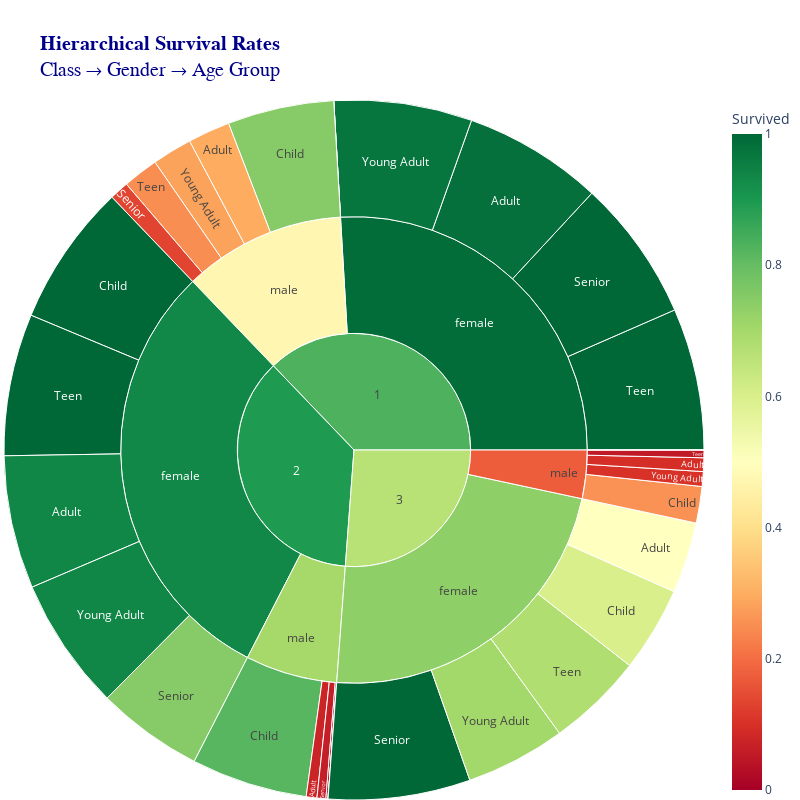

Write notebook code for a chart like this one.
### Markdown cell above
7. Interactive Sunburst Chart (Plotly)

### Code cell
import plotly.express as px

# Create hierarchical data
full_df['AgeGroup'] = pd.cut(full_df['Age'], bins=[0,12,18,30,50,80], labels=['Child','Teen','Young Adult','Adult','Senior'])


fig = px.sunburst(
    hierarchical_df,
    path=['Pclass', 'Sex', 'AgeGroup'],
    values='Survived',
    color='Survived',
    color_continuous_scale='RdYlGn',
    range_color=[0, 1],
    title='<b>Hierarchical Survival Rates</b><br>Class → Gender → Age Group',
    width=800,
    height=800
)

fig.update_layout(
    title_font=dict(size=20, family='Arial', color='darkblue'),
    margin=dict(t=100, l=0, r=0, b=0)
)

fig.show()

### Figure 1 — Plotly figure (JSON) as saved in the notebook; plotly's stock layout.template omitted (floating-point values rounded to 4 significant figures)
{"data": [{"branchvalues": "total", "customdata": [[NaN], [1.0], [0.9722], [0.9825], [1.0], [0.75], [0.25], [0.2812], [0.2973], [0.1351], [1.0], [1.0], [0.9348], [0.9375], [0.75], [0.8182], [NaN], [0.01471], [0.07547], [0.0625], [0.6], [0.6786], [0.7049], [0.5], [1.0], [0.2571], [0.05405], [0.104], [0.09574], [NaN], [0.9888], [0.4731], [0.9336], [0.6996], [0.737], [0.1742], [0.8329], [0.893], [0.665]], "domain": {"x": [0, 1], "y": [0, 1]}, "hovertemplate": "labels=%{label}<br>Survived_sum=%{value}<br>parent=%{parent}<br>id=%{id}<br>Survived=%{color}<extra></extra>", "ids": ["1/female/Child", "1/female/Teen", "1/female/Young Adult", "1/female/Adult", "1/female/Senior", "1/male/Child", "1/male/Teen", "1/male/Young Adult", "1/male/Adult", "1/male/Senior", "2/female/Child", "2/female/Teen", "2/female/Young Adult", "2/female/Adult", "2/female/Senior", "2/male/Child", "2/male/Teen", "2/male/Young Adult", "2/male/Adult", "2/male/Senior", "3/female/Child", "3/female/Teen", "3/female/Young Adult", "3/female/Adult", "3/female/Senior", "3/male/Child", "3/male/Teen", "3/male/Young Adult", "3/male/Adult", "3/male/Senior", "1/female", "1/male", "2/female", "2/male", "3/female", "3/male", "1", "2", "3"], "labels": ["Child", "Teen", "Young Adult", "Adult", "Senior", "Child", "Teen", "Young Adult", "Adult", "Senior", "Child", "Teen", "Young Adult", "Adult", "Senior", "Child", "Teen", "Young Adult", "Adult", "Senior", "Child", "Teen", "Young Adult", "Adult", "Senior", "Child", "Teen", "Young Adult", "Adult", "Senior", "female", "male", "female", "male", "female", "male", "1", "2", "3"], "marker": {"coloraxis": "coloraxis", "colors": [NaN, 1.0, 0.9722, 0.9825, 1.0, 0.75, 0.25, 0.2812, 0.2973, 0.1351, 1.0, 1.0, 0.9348, 0.9375, 0.75, 0.8182, NaN, 0.01471, 0.07547, 0.0625, 0.6, 0.6786, 0.7049, 0.5, 1.0, 0.2571, 0.05405, 0.104, 0.09574, NaN, 0.9888, 0.4731, 0.9336, 0.6996, 0.737, 0.1742, 0.8329, 0.893, 0.665]}, "name": "", "parents": ["1/female", "1/female", "1/female", "1/female", "1/female", "1/male", "1/male", "1/male", "1/male", "1/male", "2/female", "2/female", "2/female", "2/female", "2/female", "2/male", "2/male", "2/male", "2/male", "2/male", "3/female", "3/female", "3/female", "3/female", "3/female", "3/male", "3/male", "3/male", "3/male", "3/male", "1", "1", "2", "2", "3", "3", "", "", ""], "type": "sunburst", "values": [0.0, 1.0, 0.9722, 0.9825, 1.0, 0.75, 0.25, 0.2812, 0.2973, 0.1351, 1.0, 1.0, 0.9348, 0.9375, 0.75, 0.8182, 0.0, 0.01471, 0.07547, 0.0625, 0.6, 0.6786, 0.7049, 0.5, 1.0, 0.2571, 0.05405, 0.104, 0.09574, 0.0, 3.955, 1.714, 4.622, 0.9709, 3.483, 0.511, 5.668, 5.593, 3.994]}], "layout": {"coloraxis": {"cmax": 1, "cmin": 0, "colorbar": {"title": {"text": "Survived"}}, "colorscale": [[0, "rgb(165,0,38)"], [0.1, "rgb(215,48,39)"], [0.2, "rgb(244,109,67)"], [0.3, "rgb(253,174,97)"], [0.4, "rgb(254,224,139)"], [0.5, "rgb(255,255,191)"], [0.6, "rgb(217,239,139)"], [0.7, "rgb(166,217,106)"], [0.8, "rgb(102,189,99)"], [0.9, "rgb(26,152,80)"], [1, "rgb(0,104,55)"]]}, "height": 800, "legend": {"tracegroupgap": 0}, "margin": {"b": 0, "l": 0, "r": 0, "t": 100}, "title": {"font": {"color": "darkblue", "family": "Arial", "size": 20}, "text": "<b>Hierarchical Survival Rates</b><br>Class → Gender → Age Group"}, "width": 800}}
